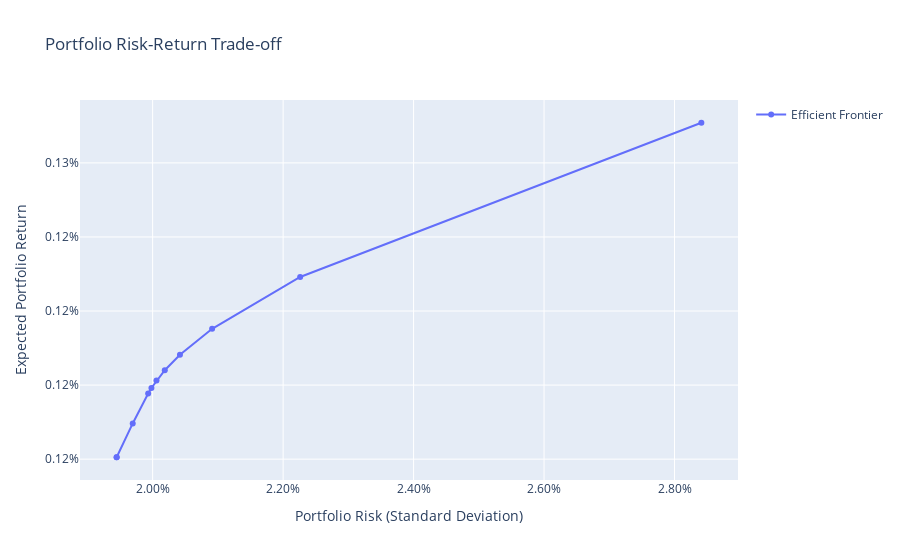

Notebook source saved alongside this figure:
### Code cell
import plotly.graph_objects as go
fig = go.Figure()
fig.add_trace(go.Scatter(
    x=portfolio_risks,
    y=portfolio_returns,
    mode='lines+markers',
    name='Efficient Frontier',
    hovertemplate='Risk: %{x:.2%}<br>Return: %{y:.2%}<br>λ: %{text:.2f}<extra></extra>',
    text=lambda_values
))
fig.update_layout(
    title='Portfolio Risk-Return Trade-off',
    xaxis_title='Portfolio Risk (Standard Deviation)',
    yaxis_title='Expected Portfolio Return',
    xaxis_tickformat='.2%',
    yaxis_tickformat='.2%',
    showlegend=True
)
fig.show()

### Figure 1 — Plotly figure (JSON) as saved in the notebook; plotly's stock layout.template omitted (floating-point values rounded to 4 significant figures)
{"data": [{"hovertemplate": "Risk: %{x:.2%}<br>Return: %{y:.2%}<br>λ: %{text:.2f}<extra></extra>", "mode": "lines+markers", "name": "Efficient Frontier", "text": [0.1, 0.2, 0.3, 0.4, 0.5, 0.6, 0.7, 0.8, 0.9, 1], "type": "scatter", "x": [0.02841, 0.02226, 0.02091, 0.02042, 0.02019, 0.02006, 0.01998, 0.01993, 0.01969, 0.01945, 0.01945], "y": [0.001271, 0.001229, 0.001215, 0.001208, 0.001204, 0.001201, 0.001199, 0.001198, 0.00119, 0.001181, 0.001181]}], "layout": {"showlegend": true, "title": {"text": "Portfolio Risk-Return Trade-off"}, "xaxis": {"tickformat": ".2%", "title": {"text": "Portfolio Risk (Standard Deviation)"}}, "yaxis": {"tickformat": ".2%", "title": {"text": "Expected Portfolio Return"}}}}
